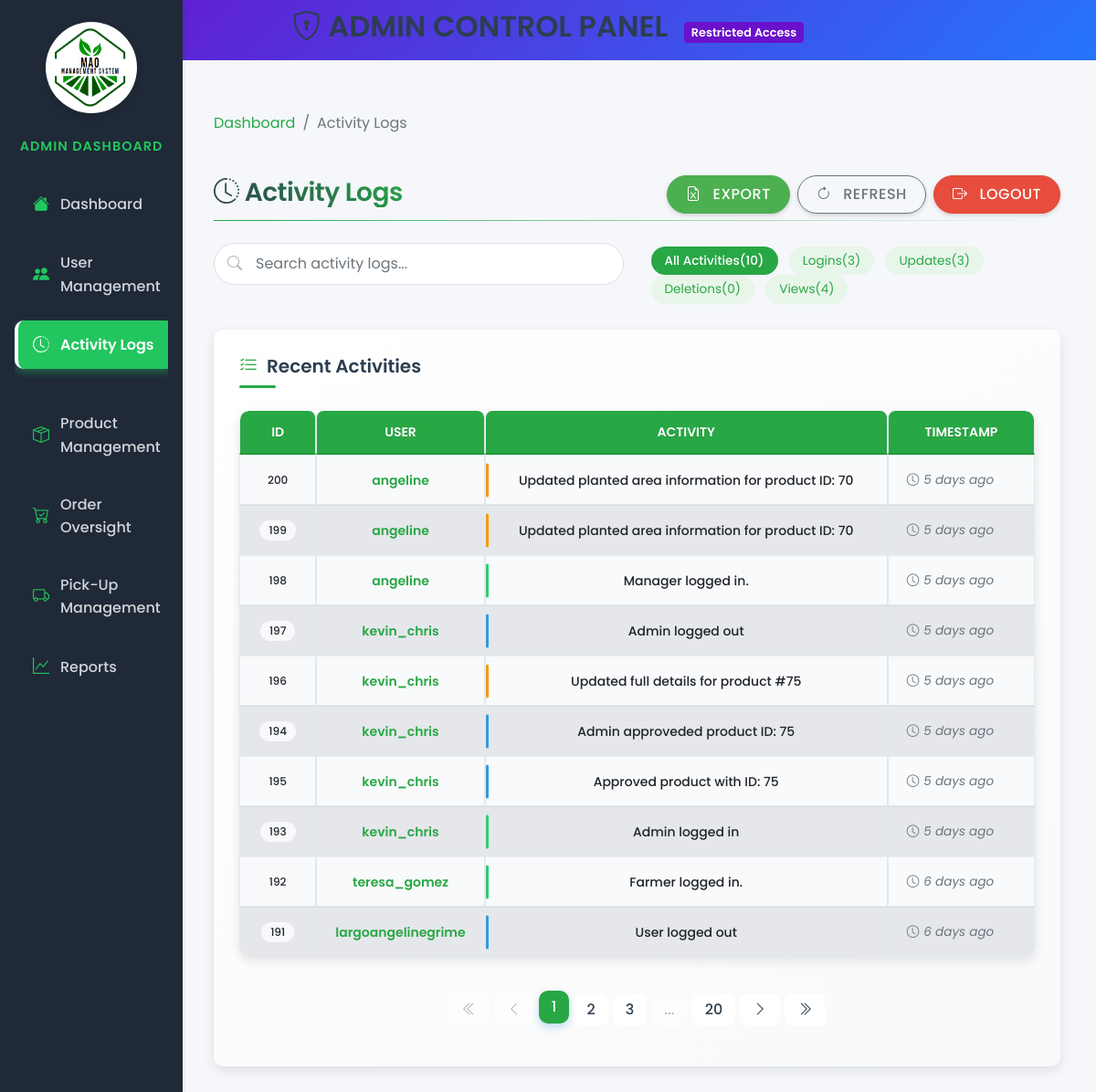
The app's page /views/admin/activity-logs.php (signed in) with its own data.
### tables this page shows
CREATE TABLE `activitylogs` (
  `log_id` int(11) NOT NULL,
  `user_id` int(11) DEFAULT NULL,
  `action` varchar(255) DEFAULT NULL,
  `action_date` timestamp NOT NULL DEFAULT current_timestamp()
);

CREATE TABLE `users` (
  `user_id` int(11) NOT NULL,
  `username` varchar(50) NOT NULL,
  `password` varchar(255) NOT NULL,
  `email` varchar(100) NOT NULL,
  `role_id` int(11) DEFAULT NULL,
  `created_at` timestamp NOT NULL DEFAULT current_timestamp(),
  `updated_at` timestamp NOT NULL DEFAULT current_timestamp() ON UPDATE current_timestamp(),
  `first_name` varchar(100) NOT NULL,
  `last_name` varchar(100) NOT NULL,
  `contact_number` varchar(20) DEFAULT NULL,
  `address` text DEFAULT NULL
);

### models/log.php (called while the page is built, shortened)
<?php
require_once 'Database.php';
class Log
{
    private $pdo;
    public function __construct()
    {
        $database = new Database();
        $this->pdo = $database->connect();
    }
    public function getActivityLogs(int $offset = 0, int $limit = 10): array
    {
        try {
            $offset = max(0, $offset);
            $limit  = max(1, min(100, $limit));
            $sql = "SELECT logs.log_id, users.username, logs.action, logs.action_date
                    FROM activitylogs AS logs
                    JOIN users ON logs.user_id = users.user_id
                    ORDER BY logs.action_date DESC
                    LIMIT :limit OFFSET :offset";
            $stmt = $this->pdo->prepare($sql);
            $stmt->bindValue(':limit', $limit, PDO::PARAM_INT);
            $stmt->bindValue(':offset', $offset, PDO::PARAM_INT);
            $stmt->execute();
            return $stmt->fetchAll(PDO::FETCH_ASSOC);
        } catch (PDOException $e) {
            error_log("Error fetching logs: " . $e->getMessage());
            return [];
        }
    }
    public function getTotalLogsCount(): int
    {
        try {
            $sql = "SELECT COUNT(*) as total FROM activitylogs";
            $stmt = $this->pdo->query($sql);
            $result = $stmt->fetch(PDO::FETCH_ASSOC);
            return (int)$result['total'];
        } catch (PDOException $e) {
            error_log("Error fetching total log count: " . $e->getMessage());
            return 0;
        }
    }
}
?>

### models/database.php (called while the page is built)
<?php
class Database {
    private $host = 'localhost';
    private $db = 'farmersmarketdb';
    private $user = 'root';
    private $pass = '';
    private $charset = 'utf8mb4';
    public $conn;
    public function connect() {
        if ($this->conn === null) {
            try {
                $dsn = "mysql:host=$this->host;dbname=$this->db;charset=$this->charset";
                $this->conn = new PDO($dsn, $this->user, $this->pass);
                $this->conn->setAttribute(PDO::ATTR_ERRMODE, PDO::ERRMODE_EXCEPTION);
            } catch (PDOException $e) {
                echo 'Connection failed: ' . $e->getMessage();
                exit;
            }
        }
        return $this->conn;
    }
}
?>

### views/admin/activity-logs.php (the view, shortened to what this page needs)
<?php
require_once '../../models/Log.php';
$logClass = new Log();
$limit = isset($_GET['limit']) ? (int)$_GET['limit'] : 10;
$page = isset($_GET['page']) ? (int)$_GET['page'] : 1;
$offset = ($page - 1) * $limit;
$searchTerm = isset($_GET['search']) ? htmlspecialchars(trim($_GET['search'])) : '';
$logs = [];
$totalLogs = 0;
if (!empty($searchTerm)) {
    $logs = $logClass->searchActivityLogs($searchTerm, $offset, $limit);
    $totalLogs = $logClass->getSearchLogsCount($searchTerm);
} else {
    $logs = $logClass->getActivityLogs($offset, $limit);
    $totalLogs = $logClass->getTotalLogsCount();
}
$totalPages = ceil($totalLogs / $limit);
?>
<!DOCTYPE html>
<html lang="en">
<head>
    <link href="https://stackpath.bootstrapcdn.com/bootstrap/4.5.2/css/bootstrap.min.css" rel="stylesheet">
    <link href="https://cdn.jsdelivr.net/npm/bootstrap-icons/font/bootstrap-icons.css" rel="stylesheet">
    <link rel="stylesheet" href="../../public/style/admin.css">
    <link rel="stylesheet" href="../../public/style/admin-sidebar.css">
    <link rel="stylesheet" href="../../public/style/activity-logs.css">
</head>
<body>
    <div class="admin-header text-center">
        <h2><i class="bi bi-shield-lock"></i> ADMIN CONTROL PANEL <span class="admin-badge">Restricted Access</span></h2>
    </div>
    <div class="container-fluid">
        <div class="row">
            <?php include '../../views/global/admin-sidebar.php'; ?>
            <main role="main" class="col-md-9 ml-sm-auto col-lg-10 px-4 py-4 activity-logs-page">
                <nav aria-label="breadcrumb">
                    <ol class="breadcrumb">
                        <li class="breadcrumb-item"><a href="admin-dashboard.php">Dashboard</a></li>
                        <li class="breadcrumb-item active" aria-current="page">Activity Logs</li>
                    </ol>
                </nav>
                <div class="page-header">
                    <h1 class="h2"><i class="bi bi-clock-history"></i> Activity Logs</h1>
                    <div class="d-flex">
                        <button class="btn btn-success mr-2" id="exportLogs">
                            <i class="bi bi-file-earmark-excel"></i> Export
                        </button>
                        <button class="btn btn-outline-secondary mr-2" id="refreshLogs">
                            <i class="bi bi-arrow-clockwise"></i> Refresh
                        </button>
                        <a href="?logout=true" class="btn btn-danger" onclick="return confirmLogout();">
                            <i class="bi bi-box-arrow-right"></i> Logout
                        </a>
                    </div>
                </div>
                <div class="row mb-4">
                    <div class="col-md-6">
                        <div class="search-container">
                            <form method="GET" action="" class="d-flex" id="search-form">
                                <input type="text" name="search" id="search" class="form-control"
                                       placeholder="Search activity logs..." value="<?= htmlspecialchars($searchTerm) ?>">
                            </form>
                        </div>
                    </div>
                    <div class="col-md-6 d-flex align-items-center justify-content-md-end mt-3 mt-md-0">
                        <div class="filter-badges">
                            <span class="filter-badge active" data-filter="all">All Activities <span class="count"></span></span>
                            <span class="filter-badge" data-filter="login">Logins <span class="count"></span></span>
                            <span class="filter-badge" data-filter="update">Updates <span class="count"></span></span>
                            <span class="filter-badge" data-filter="delete">Deletions <span class="count"></span></span>
                            <span class="filter-badge" data-filter="view">Views <span class="count"></span></span>
                        </div>
                    </div>
                </div>
                <section id="activity-logs">
                    <div class="card">
                        <div class="card-body">
                            <h5 class="card-title"><i class="bi bi-list-check"></i> Recent Activities</h5>
                            <div class="table-container">
                                <div class="table-responsive">
                                    <table class="table table-hover">
                                        <thead>
                                            <tr>
                                                <th style="width: 5%">ID</th>
                                                <th style="width: 15%">User</th>
                                                <th style="width: 60%">Activity</th>
                                                <th style="width: 20%">Timestamp</th>
                                            </tr>
                                        </thead>
                                        <tbody id="logs-table">
                                            <?php if (count($logs) > 0) : ?>
                                                <?php foreach ($logs as $log) :
                                                    $logType = 'view';
                                                    $action = strtolower($log['action']);
                                                    if (strpos($action, 'login') !== false || strpos($action, 'logged in') !== false ||
                                                        strpos($action, 'log in') !== false || strpos($action, 'signin') !== false) {
                                                        $logType = 'login';
                                                    }
                                                    elseif (strpos($action, 'update') !== false || strpos($action, 'edit') !== false ||
                                                            strpos($action, 'chang') !== false || strpos($action, 'modif') !== false) {
                                                        $logType = 'update';
                                                    }
                                                    elseif (strpos($action, 'delet') !== false || strpos($action, 'remov') !== false ||
                                                            strpos($action, 'cancel') !== false) {
                                                        $logType = 'delete';
                                                    }
                                                ?>
                                                    <tr class="fadeIn" data-log-type="<?= $logType ?>">
                                                        <td><span class="badge badge-pill badge-light"><?= htmlspecialchars($log['log_id']) ?></span></td>
                                                        <td><span class="log-username"><?= htmlspecialchars($log['username']) ?></span></td>
                                                        <td class="log-message" data-type="<?= $logType ?>"
                                                            title="<?= htmlspecialchars($log['action']) ?>">
                                                            <span class="log-content"><?= htmlspecialchars($log['action']) ?></span>
                                                        </td>
                                                        <td>
                                                            <span class="log-timestamp" data-time="<?= htmlspecialchars($log['action_date']) ?>">
                                                            </span>
                                                        </td>
                                                    </tr>
                                                <?php endforeach; ?>
                                            <?php endif; ?>
                                        </tbody>
                                    </table>
                                </div>
                            </div>
                            <div class="pagination-container">
                                <nav>
                                    <ul class="pagination justify-content-center">
                                        <li class="page-item <?= ($page == 1) ? 'disabled' : '' ?>">
                                            <a class="page-link" href="?page=1&search=<?= urlencode($searchTerm) ?>">
                                                <i class="bi bi-chevron-double-left"></i>
                                            </a>
                                        </li>
                                        <li class="page-item <?= ($page == 1) ? 'disabled' : '' ?>">
                                            <a class="page-link" href="?page=<?= $page - 1 ?>&search=<?= urlencode($searchTerm) ?>">
                                                <i class="bi bi-chevron-left"></i>
                                            </a>
                                        </li>
                                        <?php
                                        $start = max(1, $page - 2);
                                        $end = min($totalPages, $page + 2);
                                        for ($i = $start; $i <= $end; $i++) :
                                        ?>
                                            <li class="page-item <?= ($i == $page) ? 'active' : '' ?>">
                                                <a class="page-link" href="?page=<?= $i ?>&search=<?= urlencode($searchTerm) ?>"><?= $i ?></a>
                                            </li>
                                        <?php
                                        endfor;
                                        if ($end < $totalPages) {
                                            if ($end < $totalPages - 1) {
                                                echo '<li class="page-item disabled"><span class="page-link">...</span></li>';
                                            }
                                            echo '<li class="page-item"><a class="page-link" href="?page=' . $totalPages . '&search=' . urlencode($searchTerm) . '">' . $totalPages . '</a></li>';
                                        }
                                        ?>
                                        <li class="page-item <?= ($page == $totalPages) ? 'disabled' : '' ?>">
                                            <a class="page-link" href="?page=<?= $page + 1 ?>&search=<?= urlencode($searchTerm) ?>">
                                                <i class="bi bi-chevron-right"></i>
                                            </a>
                                        </li>
                                        <li class="page-item <?= ($page == $totalPages) ? 'disabled' : '' ?>">
                                            <a class="page-link" href="?page=<?= $totalPages ?>&search=<?= urlencode($searchTerm) ?>">
                                                <i class="bi bi-chevron-double-right"></i>
                                            </a>
                                        </li>
                                    </ul>
                                </nav>
                            </div>
                        </div>
                    </div>
                </section>
            </main>
        </div>
    </div>
</body>
</html>

### records on screen
activitylogs: log_id "200", user.username "angeline", action "Updated planted area information for product ID: 70"
activitylogs: log_id "199", user.username "angeline", action "Updated planted area information for product ID: 70"
activitylogs: log_id "198", user.username "angeline", action "Manager logged in."
activitylogs: log_id "197", user.username "kevin_chris", action "Admin logged out"
activitylogs: log_id "196", user.username "kevin_chris", action "Updated full details for product #75"
activitylogs: log_id "194", user.username "kevin_chris", action "Admin approveded product ID: 75"
activitylogs: log_id "195", user.username "kevin_chris", action "Approved product with ID: 75"
activitylogs: log_id "193", user.username "kevin_chris", action "Admin logged in"
activitylogs: log_id "192", user.username "teresa_gomez", action "Farmer logged in."
activitylogs: log_id "191", user.username "largoangelinegrime", action "User logged out"

### other values on screen
$totalPages "20"
